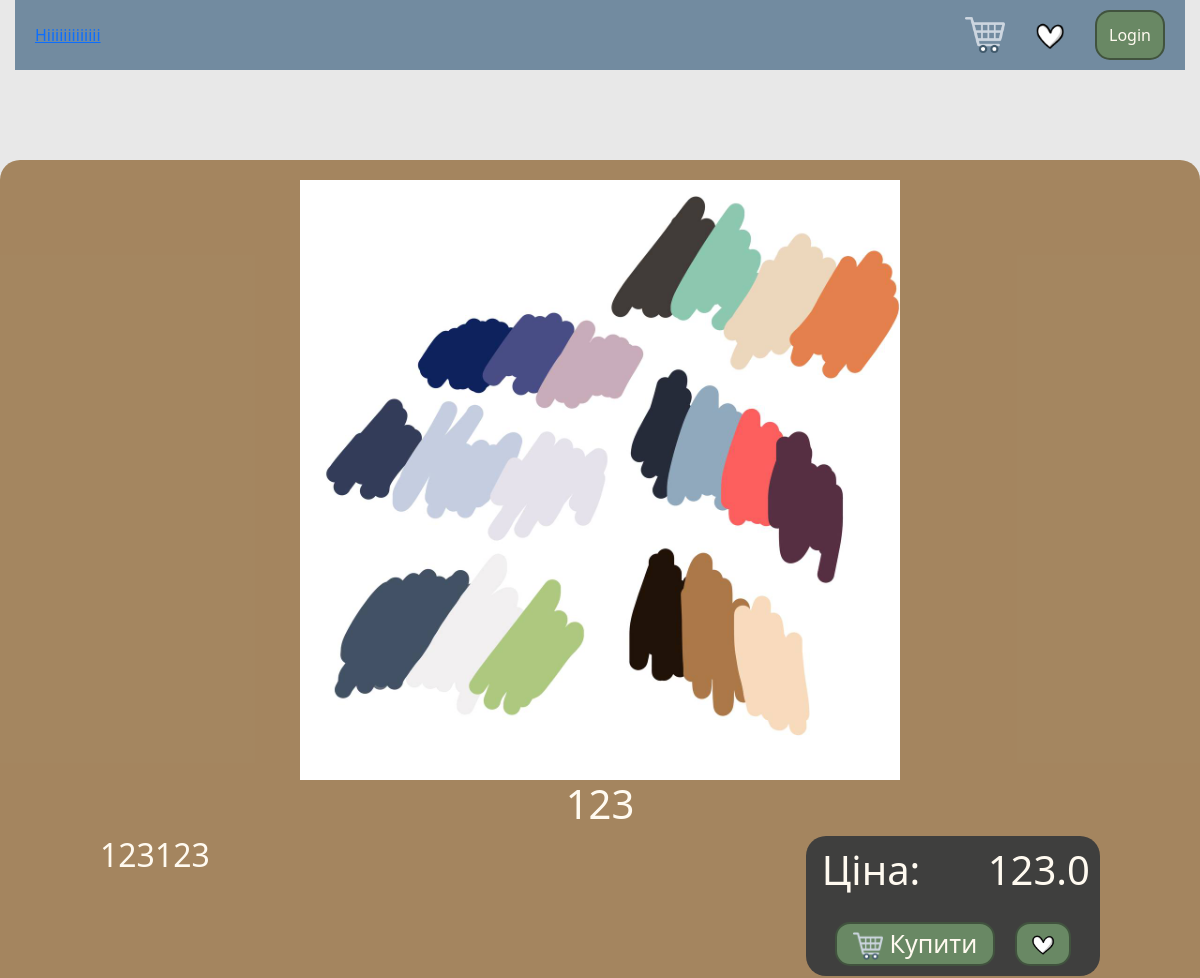
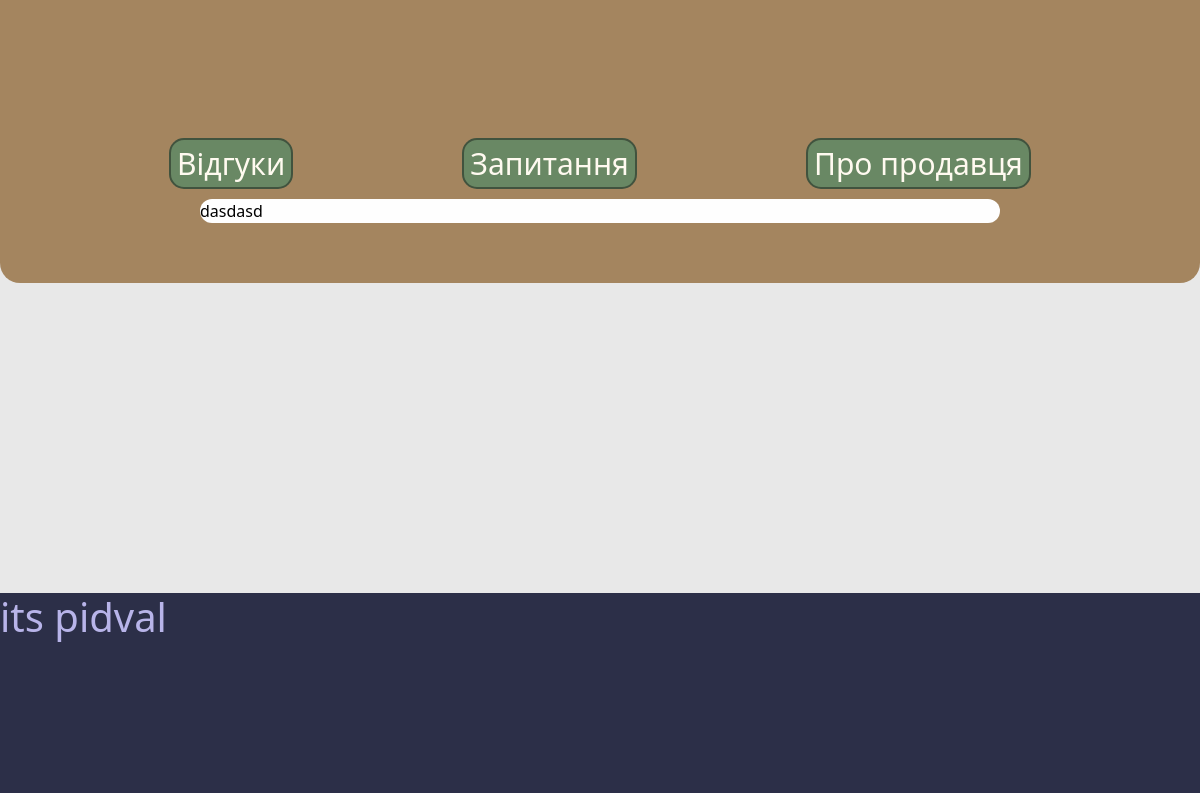
The page /item/11 on the database its author committed (2 pictures, top to bottom).
### tables this page shows
CREATE TABLE products(id INTEGER PRIMARY KEY AUTOINCREMENT, name_product TEXT, info_for_product TEXT, price REAL, main_img TEXT, dop_img1 TEXT, dop_img2 TEXT);

### routes/home.py (the view)
@home_bp.route('/item/<int:item_id>')
def item(item_id):
    item = get_order_details(item_id)
    return render_template('item.html', item=item)

### models.py (called while the page is built)
def get_conect_bd():
    conn = sqlite3.connect('Flask/my_database.sqlite')
    conn.row_factory = sqlite3.Row
    return conn

def get_order_details(item_id):
    conn = get_conect_bd()
    item = conn.execute('SELECT * FROM products WHERE id = ?', (item_id,)).fetchone()
    conn.close()
    return item

### templates/item.html (shortened to what this page needs)
{% extends 'home.html' %}
{% block content %}
<div class="item">
    <div class="itembg" style="padding-top: 20px;">
        <div style="margin: 0 auto; max-width: 600px;">
            <div class="itemimg">
                <img src="{{ url_for('static', filename=item.main_img) }}" alt="" style="width: 600px;">
            </div>
        </div>
        <div>
            <h1 style="text-align: center;">{{ item.name_product }}</h1>
            <div style="display: flex; max-width: 1000px; margin: 0 auto;">
                <div class="itemtext" style="width: 700px;">
                    <h2>{{ item.info_for_product }}</h2>
                </div>
                <div style="background-color: #3a3b3df2; margin-left: 20px; width: 300px; height: 140px; border-radius: 20px; padding: 10px;">
                    <div style="display: flex;">
                        <h3 style="font-size: 40px; margin-left: 6px;">Ціна: </h3>
                        <p style="align-content: center; font-size: 30px; font-weight: 700; margin: 10px auto 0;"><h1> {{ item.price }}</h1></p>
                    </div>
                    <div style="display: flex; justify-content: space-evenly; margin-top: 20px;">
                        <form action="{{ url_for('basket_bp.add_to_basket', item_id=item.id) }}" method="post">
                            <button type="submit" class="buttonregistr" style="font-size: 25px; width: 160px;">
                                <img src="{{ url_for('static', filename='img/basket.png') }}" style="width: 30px; height: 30px;"> Купити
                            </button>
                        </form>
                        <form action="{{ url_for('like_bp.add_to_like', item_id=item.id) }}" method="post">
                            <button type="submit" class="buttonregistr">
                                <img src="{{ url_for('static', filename='img/like.png') }}" style="width: 40px; height: 38px;">
                            </button>
                        </form>
                    </div>
                </div>
            </div>
        </div>
        <div>
            <div class="itembutton">
                <button class="buttonregistr" onclick="reviews()">Відгуки</button>
                <button class="buttonregistr" onclick="question()">Запитання</button>
                <button class="buttonregistr" onclick="info()">Про продавця</button>
            </div>
            <div style="margin: 10px 200px;">
                <div id="visible1">
                    <div class="reviews">
                        <p>dasdasd</p>
                    </div>
                </div>
            </div>
        </div>
    </div>
</div>
{% endblock %}

### static/css/base.css (style rules this page uses)
h1, h2, h3, h4, h5, h6 { color: #FFFAF0; }
p { margin-bottom: 0; color: black; }
.buttonregistr { background-color: #698864; border-radius: 15px; border: 2px solid #0d0d0d6e; color: #FFFAF0; transition: transform 0.2s ease-in-out; }
.item { max-width: 1400px; margin: 10px auto; }
.itembg { background-color: #7d4d10a1; height: auto; padding-bottom: 50px; border-radius: 20px; }
.itemimg { width: 800px; }
.itemtext { overflow-wrap: break-word; width: 1000px; margin: 0 auto; }
.itembutton { margin-top: 140px; font-size: 30px; display: flex; justify-content: space-evenly; }
.reviews { width: 1000px; background-color: #fefefe; border-radius: 20px; }
#visible1 { display: flex; }

### rows shown on the page
products: main_img (picture), name_product "123", info_for_product "123123", price "123.0"
